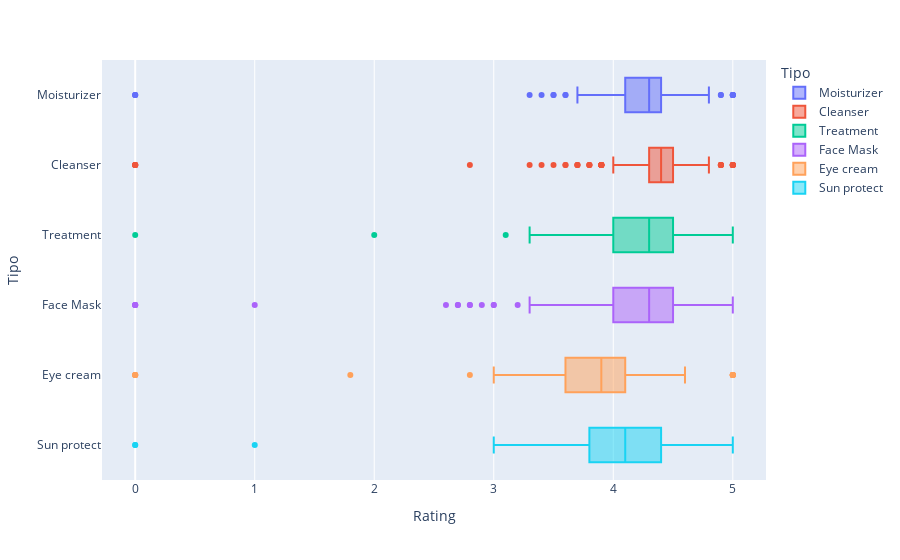

Notebook source saved alongside this figure:
### Code cell
# Plot de Distribuição (BoxPlot) por Tipo e Rating
px.box(df_cosmetics, x='Rating', y='Tipo', color='Tipo', orientation='h', hover_data=['Marca','Nome'])

### Figure 1 — Plotly figure (JSON) as saved in the notebook; plotly's stock layout.template omitted (floating-point values rounded to 4 significant figures; data arrays with more than 128 entries replaced by an {"elided": "..."} marker saying what was removed)
{"data": [{"alignmentgroup": "True", "customdata": {"elided": "298x2 str values"}, "hovertemplate": "Tipo=%{y}<br>Rating=%{x}<br>Marca=%{customdata[0]}<br>Nome=%{customdata[1]}<extra></extra>", "legendgroup": "Moisturizer", "marker": {"color": "#636efa"}, "name": "Moisturizer", "notched": false, "offsetgroup": "Moisturizer", "orientation": "h", "showlegend": true, "type": "box", "x": {"elided": "298 float values"}, "x0": " ", "xaxis": "x", "y": {"elided": "298 str values"}, "y0": " ", "yaxis": "y"}, {"alignmentgroup": "True", "customdata": {"elided": "281x2 str values"}, "hovertemplate": "Tipo=%{y}<br>Rating=%{x}<br>Marca=%{customdata[0]}<br>Nome=%{customdata[1]}<extra></extra>", "legendgroup": "Cleanser", "marker": {"color": "#EF553B"}, "name": "Cleanser", "notched": false, "offsetgroup": "Cleanser", "orientation": "h", "showlegend": true, "type": "box", "x": {"elided": "281 float values"}, "x0": " ", "xaxis": "x", "y": {"elided": "281 str values"}, "y0": " ", "yaxis": "y"}, {"alignmentgroup": "True", "customdata": {"elided": "248x2 str values"}, "hovertemplate": "Tipo=%{y}<br>Rating=%{x}<br>Marca=%{customdata[0]}<br>Nome=%{customdata[1]}<extra></extra>", "legendgroup": "Treatment", "marker": {"color": "#00cc96"}, "name": "Treatment", "notched": false, "offsetgroup": "Treatment", "orientation": "h", "showlegend": true, "type": "box", "x": {"elided": "248 float values"}, "x0": " ", "xaxis": "x", "y": {"elided": "248 str values"}, "y0": " ", "yaxis": "y"}, {"alignmentgroup": "True", "customdata": {"elided": "266x2 str values"}, "hovertemplate": "Tipo=%{y}<br>Rating=%{x}<br>Marca=%{customdata[0]}<br>Nome=%{customdata[1]}<extra></extra>", "legendgroup": "Face Mask", "marker": {"color": "#ab63fa"}, "name": "Face Mask", "notched": false, "offsetgroup": "Face Mask", "orientation": "h", "showlegend": true, "type": "box", "x": {"elided": "266 float values"}, "x0": " ", "xaxis": "x", "y": {"elided": "266 str values"}, "y0": " ", "yaxis": "y"}, {"alignmentgroup": "True", "customdata": {"elided": "209x2 str values"}, "hovertemplate": "Tipo=%{y}<br>Rating=%{x}<br>Marca=%{customdata[0]}<br>Nome=%{customdata[1]}<extra></extra>", "legendgroup": "Eye cream", "marker": {"color": "#FFA15A"}, "name": "Eye cream", "notched": false, "offsetgroup": "Eye cream", "orientation": "h", "showlegend": true, "type": "box", "x": {"elided": "209 float values"}, "x0": " ", "xaxis": "x", "y": {"elided": "209 str values"}, "y0": " ", "yaxis": "y"}, {"alignmentgroup": "True", "customdata": {"elided": "170x2 str values"}, "hovertemplate": "Tipo=%{y}<br>Rating=%{x}<br>Marca=%{customdata[0]}<br>Nome=%{customdata[1]}<extra></extra>", "legendgroup": "Sun protect", "marker": {"color": "#19d3f3"}, "name": "Sun protect", "notched": false, "offsetgroup": "Sun protect", "orientation": "h", "showlegend": true, "type": "box", "x": {"elided": "170 float values"}, "x0": " ", "xaxis": "x", "y": {"elided": "170 str values"}, "y0": " ", "yaxis": "y"}], "layout": {"boxmode": "overlay", "legend": {"title": {"text": "Tipo"}, "tracegroupgap": 0}, "margin": {"t": 60}, "xaxis": {"anchor": "y", "domain": [0, 1], "title": {"text": "Rating"}}, "yaxis": {"anchor": "x", "categoryarray": ["Sun protect", "Eye cream", "Face Mask", "Treatment", "Cleanser", "Moisturizer"], "categoryorder": "array", "domain": [0, 1], "title": {"text": "Tipo"}}}}
